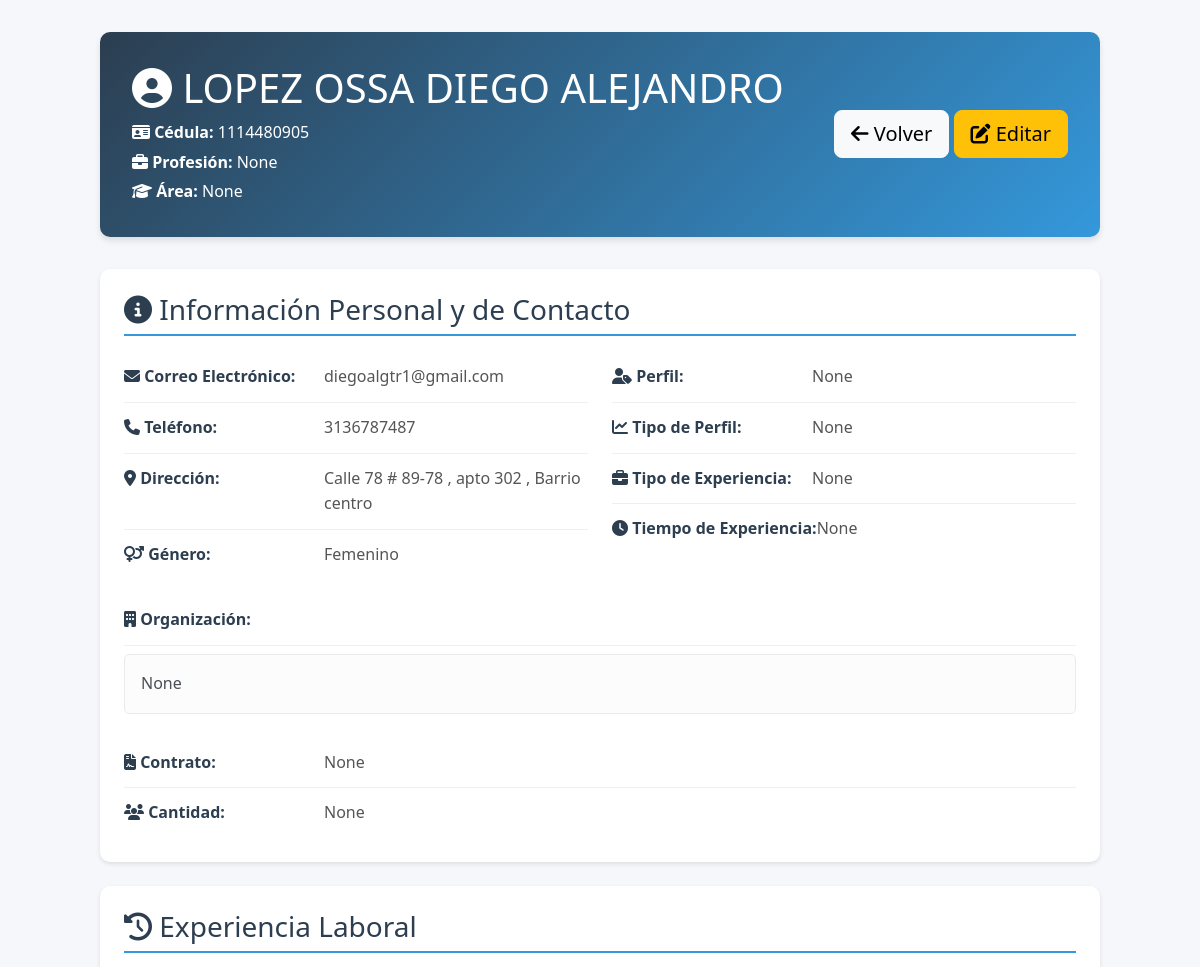
The page /formapp/detalle/13/ (signed in, upper part) on the database as committed earlier.
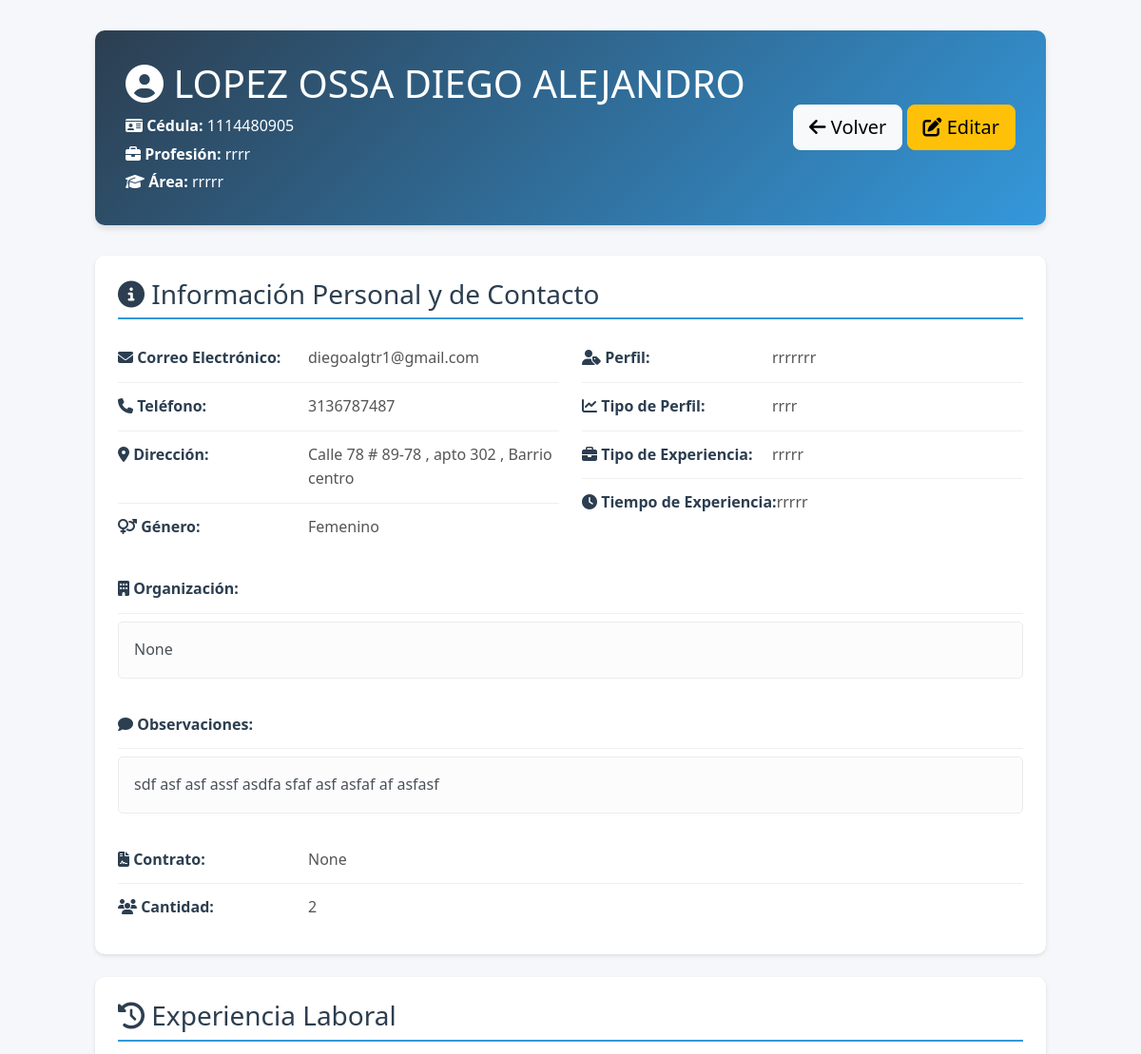
The same page on the database as committed later.
### formapp/models.py (models this page shows, shortened)
class InformacionBasica(models.Model):
    GENERO_CHOICES = [
        ('Femenino', 'Femenino'),
        ('Masculino', 'Masculino'),
    ]
    nombre_completo = models.CharField(max_length=200, verbose_name='Nombre Completo', blank=True, null=True)
    cedula = models.CharField(
        max_length=20,
        unique=True,
        verbose_name='Cédula',
        error_messages={
            'unique': 'Ya existe un registro con esta cédula. Por favor, verifica el número de cédula.'
        }
    )
    genero = models.CharField(max_length=50, verbose_name='Género', choices=GENERO_CHOICES)
    tipo_via = models.CharField(max_length=50, verbose_name='Tipo de Vía (Calle/Avenida/Carrera)', default='Calle')
    numero_via = models.CharField(max_length=20, verbose_name='Número de Vía', default='')
    numero_casa = models.CharField(max_length=20, verbose_name='Número de Casa/Edificio', default='')
    complemento_direccion = models.CharField(max_length=100, verbose_name='Complemento (Apto, Interior, etc.)', blank=True, null=True)
    barrio = models.CharField(max_length=100, verbose_name='Barrio', blank=True, null=True)
    telefono = models.CharField(max_length=20, verbose_name='Teléfono')
    correo = models.EmailField(verbose_name='Correo Electrónico')
    perfil = models.CharField(max_length=200, verbose_name='Perfil Profesional', blank=True, null=True)
    area_conocimiento = models.CharField(max_length=200, verbose_name='Área de Conocimiento', blank=True, null=True)
    area_del_conocimiento = models.CharField(max_length=200, verbose_name='Área del Conocimiento', blank=True, null=True)
    tipo_perfil = models.CharField(max_length=200, verbose_name='Tipo de Perfil', blank=True, null=True)
    profesion = models.CharField(max_length=200, verbose_name='Profesión', blank=True, null=True)
    experiencia = models.CharField(max_length=200, verbose_name='Tipo de Experiencia', blank=True, null=True)
    tiempo_experiencia = models.CharField(max_length=200, verbose_name='Tiempo de Experiencia', blank=True, null=True)
    cantidad = models.IntegerField(verbose_name='Cantidad', blank=True, null=True)
    organizacion = models.TextField(verbose_name='Organización', blank=True, null=True)
    contrato = models.CharField(max_length=200, verbose_name='Contrato', blank=True, null=True)
    observacion = models.TextField(verbose_name='Observaciones', blank=True, null=True)

### formapp/views.py (the view)
# urls.py: path('detalle/<int:pk>/', views.ApplicantDetailView.as_view(), name='applicant_detail'),
class ApplicantDetailView(LoginRequiredMixin, DetailView):
    model = InformacionBasica
    template_name = 'formapp/applicant_detail.html'
    context_object_name = 'applicant'

### formapp/templates/formapp/applicant_detail.html (shortened to what the changed rows need)
{% extends 'base.html' %}
{% load static %}
{% block content %}
<div class="detail-container">
    <div class="detail-header">
        <div class="d-flex justify-content-between align-items-center">
            <div>
                <h1 class="mb-2">
                    <i class="fas fa-user-circle"></i> {{ applicant.nombre_completo }}
                </h1>
                <p class="mb-1"><i class="fas fa-id-card"></i> <strong>Cédula:</strong> {{ applicant.cedula }}</p>
                <p class="mb-1"><i class="fas fa-briefcase"></i> <strong>Profesión:</strong> {{ applicant.profesion }}</p>
                <p class="mb-0"><i class="fas fa-graduation-cap"></i> <strong>Área:</strong> {{ applicant.area_conocimiento }}</p>
            </div>
        </div>
    </div>
    <div class="detail-section">
        <h3>
            <i class="fas fa-info-circle"></i> Información Personal y de Contacto
        </h3>
        <div class="row">
            <div class="col-md-6">
                <div class="info-row">
                    <span class="info-label"><i class="fas fa-envelope"></i> Correo Electrónico:</span>
                    <span class="info-value">{{ applicant.correo }}</span>
                </div>
                <div class="info-row">
                    <span class="info-label"><i class="fas fa-phone"></i> Teléfono:</span>
                    <span class="info-value">{{ applicant.telefono }}</span>
                </div>
                <div class="info-row">
                    <span class="info-label"><i class="fas fa-map-marker-alt"></i> Dirección:</span>
                    <span class="info-value">
                        {{ applicant.tipo_via }} {{ applicant.numero_via }} # {{ applicant.numero_casa }}
                        {% if applicant.complemento_direccion %}, {{ applicant.complemento_direccion }}{% endif %}
                        {% if applicant.barrio %}, Barrio {{ applicant.barrio }}{% endif %}
                    </span>
                </div>
                <div class="info-row">
                    <span class="info-label"><i class="fas fa-venus-mars"></i> Género:</span>
                    <span class="info-value">{{ applicant.genero }}</span>
                </div>
            </div>
            <div class="col-md-6">
                <div class="info-row">
                    <span class="info-label"><i class="fas fa-user-tag"></i> Perfil:</span>
                    <span class="info-value">{{ applicant.perfil }}</span>
                </div>
                <div class="info-row">
                    <span class="info-label"><i class="fas fa-chart-line"></i> Tipo de Perfil:</span>
                    <span class="info-value">{{ applicant.tipo_perfil }}</span>
                </div>
                <div class="info-row">
                    <span class="info-label"><i class="fas fa-briefcase"></i> Tipo de Experiencia:</span>
                    <span class="info-value">{{ applicant.experiencia }}</span>
                </div>
                <div class="info-row">
                    <span class="info-label"><i class="fas fa-clock"></i> Tiempo de Experiencia:</span>
                    <span class="info-value">{{ applicant.tiempo_experiencia }}</span>
                </div>
            </div>
        </div>
        <div class="info-row mt-3">
            <span class="info-label"><i class="fas fa-building"></i> Organización:</span>
        </div>
        <div class="alert alert-light mt-2">
            {{ applicant.organizacion }}
        </div>
        {% if applicant.observacion %}
        <div class="info-row mt-3">
            <span class="info-label"><i class="fas fa-comment"></i> Observaciones:</span>
        </div>
        <div class="alert alert-light mt-2">
            {{ applicant.observacion }}
        </div>
        {% endif %}
        <div class="info-row">
            <span class="info-label"><i class="fas fa-file-contract"></i> Contrato:</span>
            <span class="info-value">{{ applicant.contrato }}</span>
        </div>
        <div class="info-row">
            <span class="info-label"><i class="fas fa-users"></i> Cantidad:</span>
            <span class="info-value">{{ applicant.cantidad }}</span>
        </div>
    </div>
</div>
{% endblock %}

Rows that differ between the two databases and show on the page:
changed InformacionBasica "LOPEZ OSSA DIEGO ALEJANDRO": profesion "None" → "rrrr"; area_conocimiento "None" → "rrrrr"; perfil "None" → "rrrrrrr"; tipo_perfil "None" → "rrrr"; experiencia "None" → "rrrrr"; tiempo_experiencia "None" → "rrrrr"; observacion (not shown) → "sdf asf asf assf asdfa sfaf asf asfaf af asfasf"; cantidad "None" → "2"
Other text that changed with them:
text now shown: "Observaciones:"
